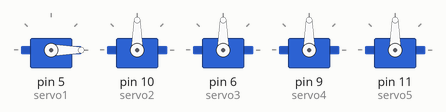
Recording of a sketch running on a simulated Arduino Uno, built with avr-gcc and run on an emulated ATmega328P. Shown: 5 × servo.

Above: at 0.1 s.
At 4.1 s:
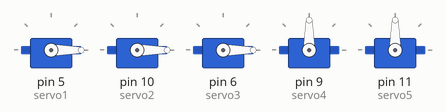
At 10.2 s:
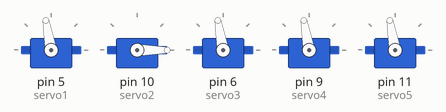
At 16.2 s:
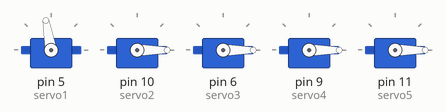
At 22.3 s:
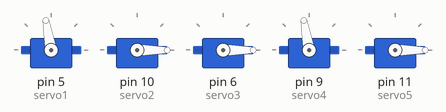
At 36.6 s:
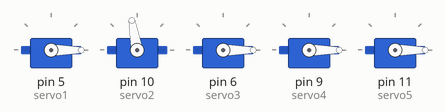
Timing chart, 0 to 40.0 s (numbered marks = the images above):
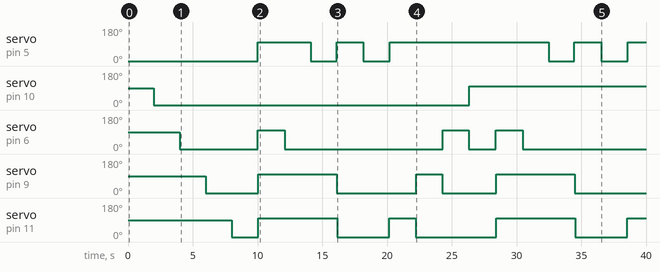

The sketch:

CountingSigns.ino
```cpp
#include <Servo.h>

Servo servo1;
Servo servo2;
Servo servo3;
Servo servo4;
Servo servo5;


void setup() {
  // put your setup code here, to run once:
  servo1.attach(5);
  servo2.attach(10);
  servo3.attach(6);
  servo4.attach(9);
  servo5.attach(11);

  //initialize position
  servo1.write(0);
  delay(2000);
  servo2.write(0);
  delay(2000);
  servo3.write(0);
  delay(2000);
  servo4.write(0);
  delay(2000);
  servo5.write(0);
  delay(2000);
}

void loop() {
  // put your main code here, to run repeatedly:
  //start sign
  servo1.write(100);
  delay(25);
  servo3.write(100);
  delay(25);
  servo4.write(100);
  delay(25);
  servo5.write(100);
  delay(25);

  delay(2000);

  servo3.write(0);

  delay(2000);

  servo1.write(0);

  delay(2000);

  servo1.write(100);
  delay(25);
  servo4.write(0);
  delay(25);
  servo5.write(0);
  delay(25);

  delay(2000);

  servo1.write(0);

  delay(2000);

  servo5.write(100);
  delay(25);
  servo1.write(100);
  delay(25);

  delay(2000);

  servo5.write(0);
  delay(25);
  servo4.write(100);
  delay(25);

  delay(2000);

  servo4.write(0);
  delay(25);
  servo3.write(100);
  delay(25);

  delay(2000);

  servo3.write(0);
  delay(25);
  servo2.write(100);
  delay(25);

  delay(2000);


}
```

Measured:
- by itself, servo on pin 5 (servo1): 0° → 100° at 10.0 s, → 0° 4.1 s later, → 100° 2.0 s later, → 0° 2.1 s later, … (9 changes in this stretch)
- by itself, servo on pin 10 (servo2): 90° → 0° at 2.0 s, → 100° 24.4 s later
- by itself, servo on pin 6 (servo3): goes 0° 6.0 s, 100° 2.1 s, 0° 12.2 s, 100° 2.0 s, 0° 2.1 s, 100° 2.1 s, then 0°
- by itself, servo on pin 9 (servo4): goes 0° 4.1 s, 100° 6.1 s, 0° 6.1 s, 100° 2.0 s, 0° 4.2 s, 100° 6.1 s, then 0°
- by itself, servo on pin 11 (servo5): 90° → 0° at 8.0 s, → 100° 2.1 s later, → 0° 6.1 s later, → 100° 4.0 s later, … (8 changes in this stretch)
